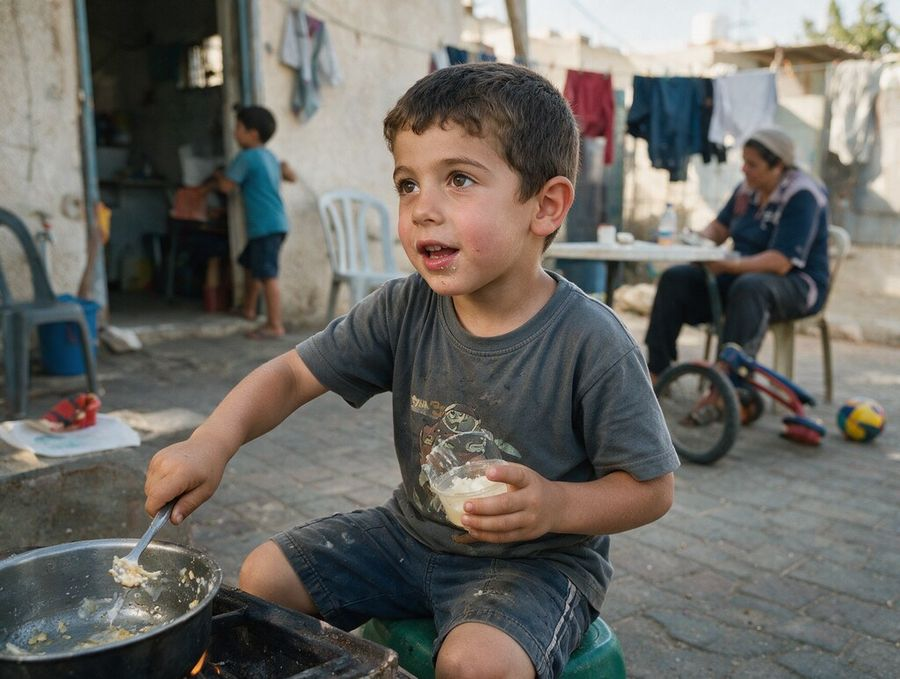
#> input picture assets/ai-child-a.jpg, 900 x 679 px
$ python cutout.py ../assets/ai-child-a.jpg ../assets/ai-child-b.jpg
#> lines starting #> are read from the running program, lines starting #| are printed output that depends on the picture; after the words box and inside, x2 and y2 are one past the last pixel; in counts of white or black regions, pixels touching at a corner belong together
import sys, numpy as np
from PIL import Image, ImageFilter
from scipy import ndimage as ndi
src, dst = sys.argv[1], sys.argv[2]
im = Image.open(src).convert('RGB')
#> im is the input picture: PIL image 900x679 RGB; mean R, G, B 107.7, 105.4, 100
a = np.asarray(im).astype(np.float32)
h, w, _ = a.shape
#> h = 679; w = 900
# sample the backdrop from the four borders, then measure distance to it
border = np.concatenate([a[:40].reshape(-1,3), a[-40:].reshape(-1,3), a[:, :40].reshape(-1,3), a[:, -40:].reshape(-1,3)])
bg = np.median(border, axis=0)
#> bg = [120, 122, 115]
lum = a.mean(axis=2); bgl = bg.mean()
#> after `lum = a.mean(axis=2)`:
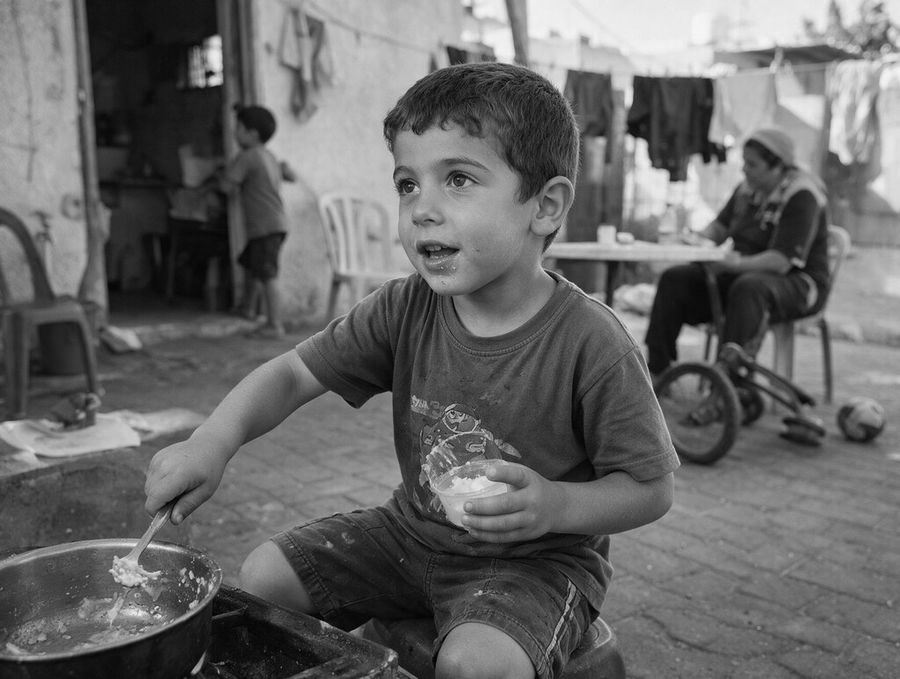
#> lum: shape (679, 900) float32; min 0, max 247.3, mean 104.4
#> after `bgl = bg.mean()`: bgl = 119
# backdrop = close to backdrop colour AND not much brighter than it (paper in shade stays paper)
d = np.sqrt(((a - bg) ** 2).sum(axis=2))
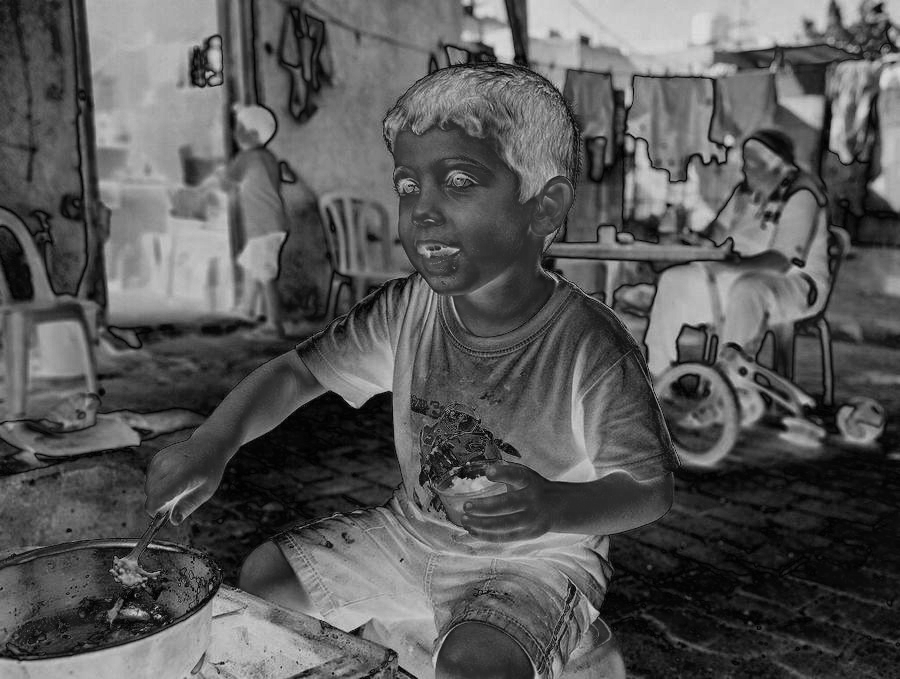
#> d: shape (679, 900) float32; min 1, max 222.3, mean 88.7
isbg = (d < 55) & (lum < bgl + 45)
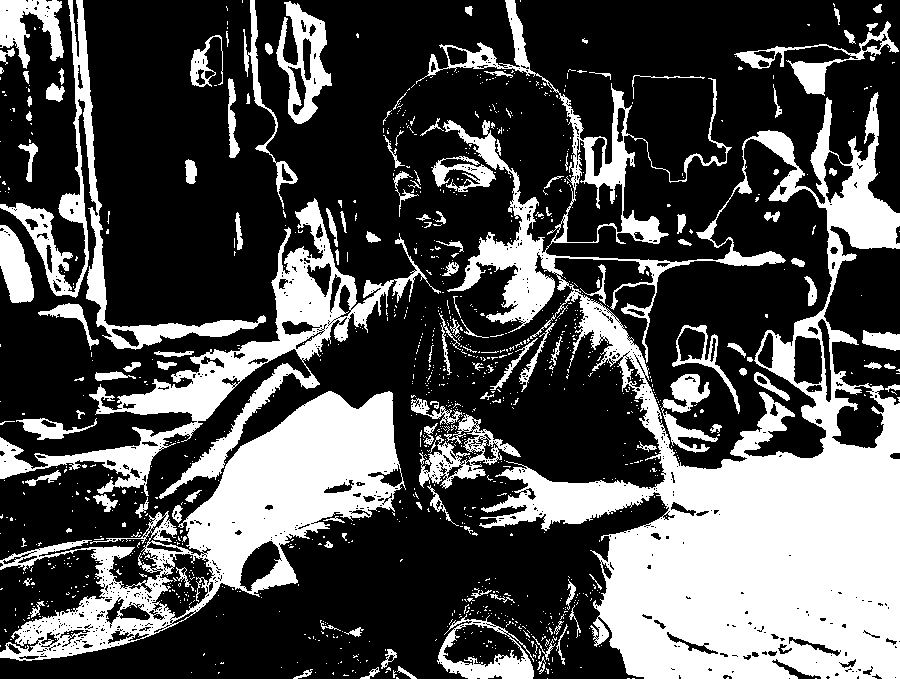
#> isbg: shape (679, 900) bool; 31.4% white; 1145 white regions (1009 under 20 px), largest, box (x1, y1, x2, y2) and area: (416, 0, 900, 679) 97906, (0, 391, 406, 661) 32290, (0, 198, 441, 499) 19226
isbg = ndi.binary_opening(isbg, iterations=2)
#> isbg: shape (679, 900) bool; 26.9% white; 244 white regions (51 under 20 px), largest, box (x1, y1, x2, y2) and area: (596, 337, 900, 679) 64258, (186, 391, 399, 612) 21708, (41, 248, 345, 488) 10666
lab, n = ndi.label(isbg)
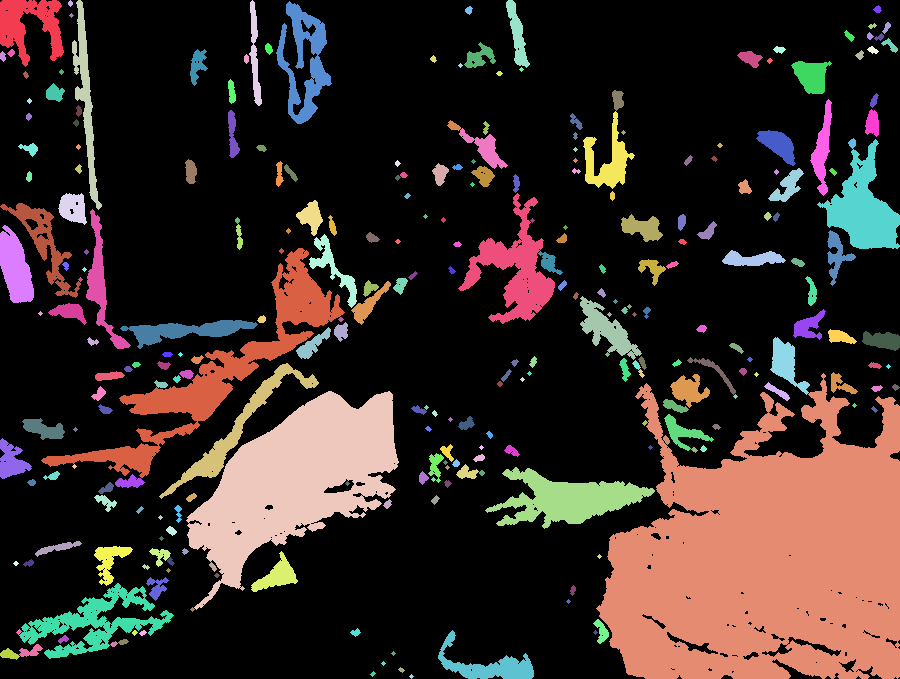
#> lab: shape (679, 900) int32; 276 distinct labels, from 0 to 275; one colour per label, 0 black
#> n = 275
sizes = ndi.sum(isbg, lab, range(1, n + 1))
#> sizes = 275 values, max 63262 at index 177, min 13 at index 8, mean 598.5
keep = np.isin(lab, 1 + np.where(sizes > h * w * 0.0015)[0])   # drop specks inside paper
#> keep: shape (679, 900) bool; 22% white; 19 white regions, largest, box (x1, y1, x2, y2) and area: (596, 337, 900, 679) 64199, (186, 391, 399, 610) 21629, (41, 248, 345, 478) 10330
paper = ~keep
paper = ndi.binary_fill_holes(ndi.binary_closing(paper, iterations=1)) & ~keep | paper
pl, pn = ndi.label(paper)
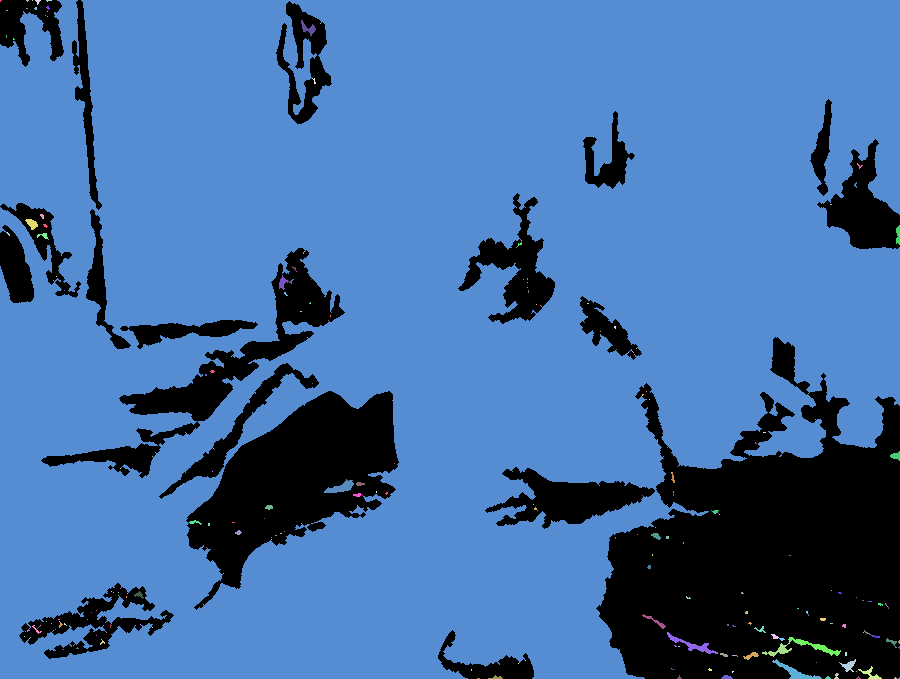
#> pl: shape (679, 900) int32; 259 distinct labels, from 0 to 258; one colour per label, 0 black
#> pn = 258
psz = ndi.sum(paper, pl, range(1, pn + 1))
#> psz = 258 values, max 473417 at index 5, min 1 at index 2, mean 1846.4
paper = np.isin(pl, 1 + np.where(psz > h * w * 0.01)[0])        # drop backdrop specks read as paper
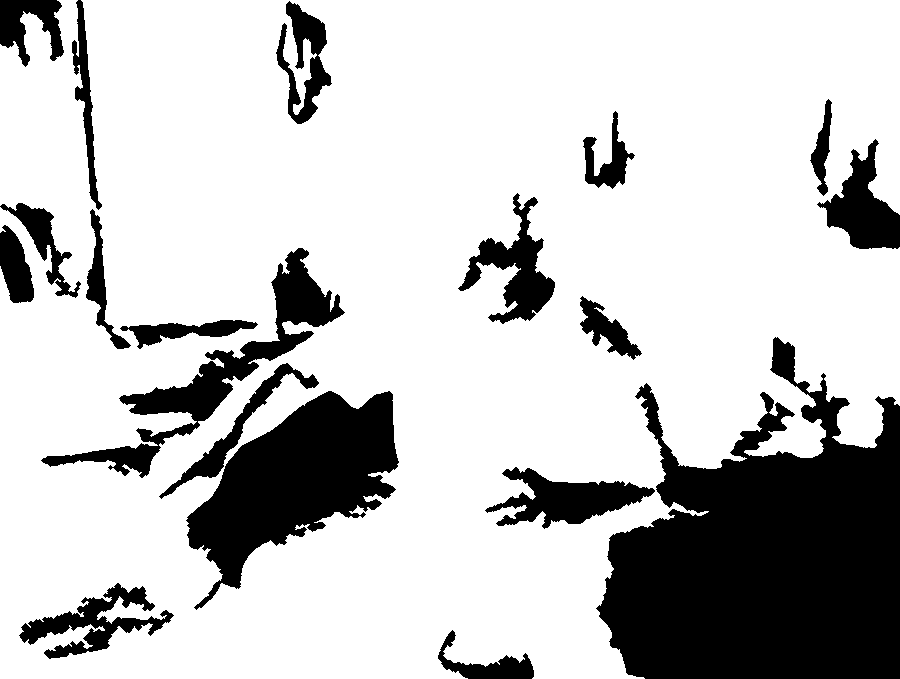
#> paper: shape (679, 900) bool; 77.5% white; 19 black regions, largest, box (x1, y1, x2, y2) and area: (596, 337, 900, 679) 65996, (186, 391, 399, 610) 21998, (41, 248, 345, 478) 10465
m = Image.fromarray((paper * 255).astype(np.uint8)).filter(ImageFilter.GaussianBlur(0.8))
rgba = im.copy(); rgba.putalpha(m); rgba.save(dst)
#> after `rgba.putalpha(m)`:
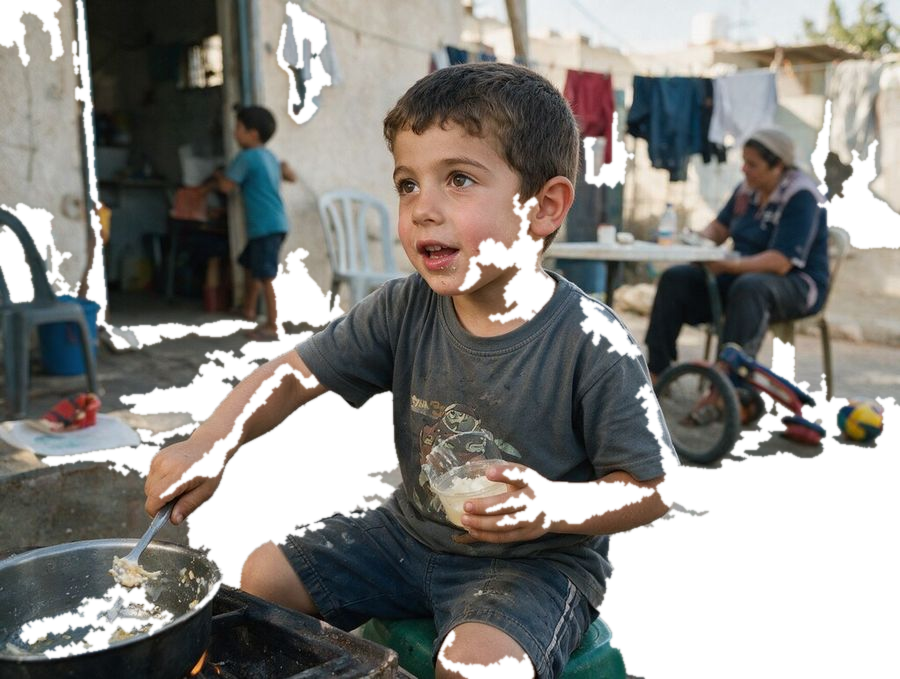
#> rgba: PIL image 900x679 RGBA; mean R, G, B, A 107.7, 105.4, 100, 197.5; transparent parts drawn white
print(dst, 'bg', bg.round(), f"paper={paper.mean():.2%}")
#| ../assets/ai-child-b.jpg bg [120. 122. 115.] paper=77.47%

$ run again, on assets/ai-home.jpg
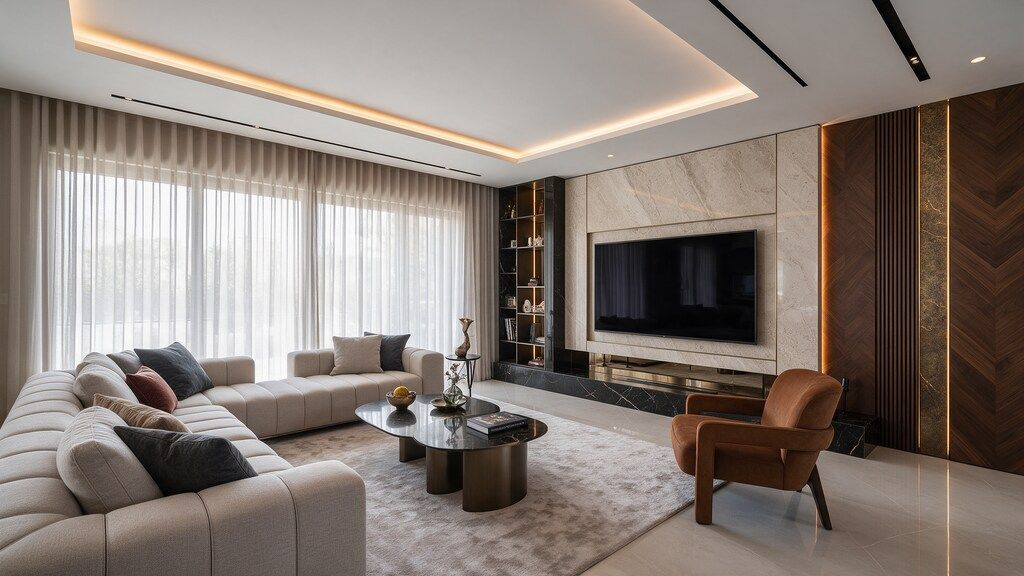
#> input picture assets/ai-home.jpg, 1024 x 576 px
#> im is the input picture: PIL image 1024x576 RGB; mean R, G, B 136.2, 125.3, 118.2
#> bg = [134, 125, 118]
#> bgl = 125.7
#> lab: shape (576, 1024) int32; 185 distinct labels, from 0 to 184
#> n = 184
#> sizes = 184 values, max 36855 at index 2, min 13 at index 20, mean 778
#> keep: shape (576, 1024) bool; 21.8% white; 21 white regions, largest, box (x1, y1, x2, y2) and area: (623, 0, 1024, 149) 36855, (583, 450, 948, 576) 24794, (377, 449, 653, 576) 10748
#> `pl, pn = ndi.label(paper)`:
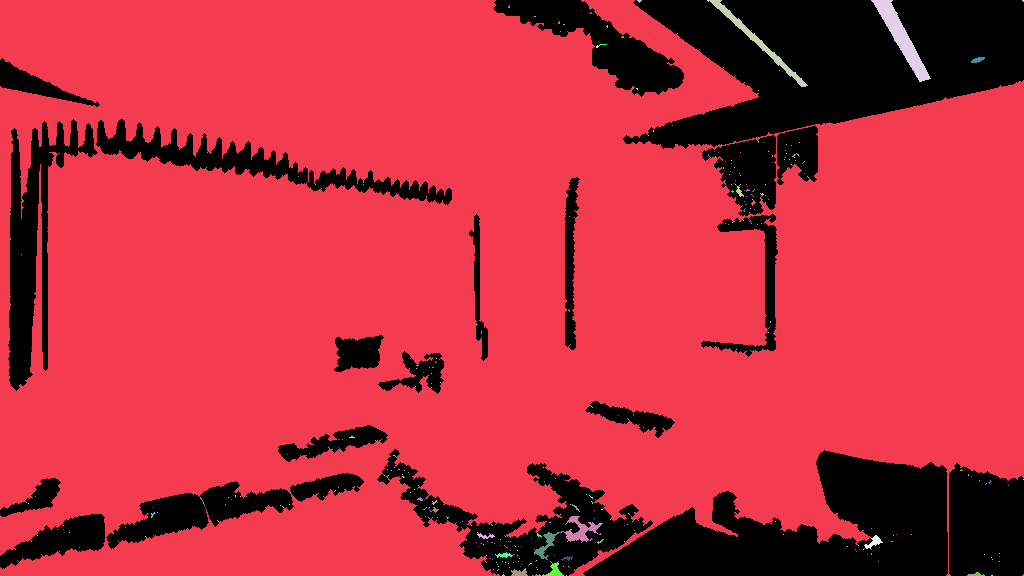
#> pl: shape (576, 1024) int32; 428 distinct labels, from 0 to 427; one colour per label, 0 black
#> pn = 427
#> psz = 427 values, max 457340 at index 0, min 1 at index 11, mean 1080.3
#> `rgba.putalpha(m)`:
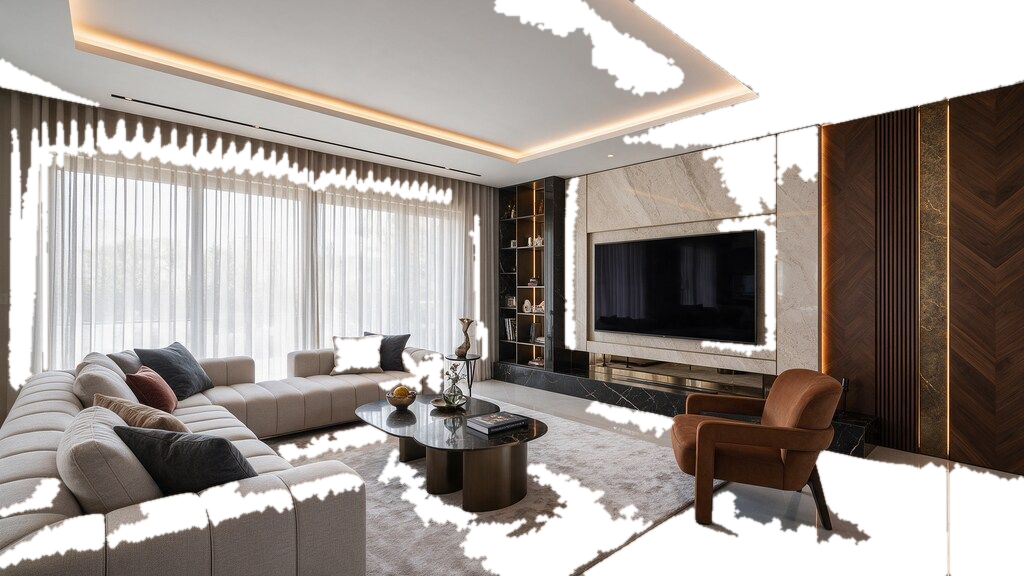
#> rgba: PIL image 1024x576 RGBA; mean R, G, B, A 136.2, 125.3, 118.2, 197.7; transparent parts drawn white
#| ../assets/ai-home.jpg bg [134. 125. 118.] paper=77.54%

$ run again, on assets/ai-portrait-a.jpg
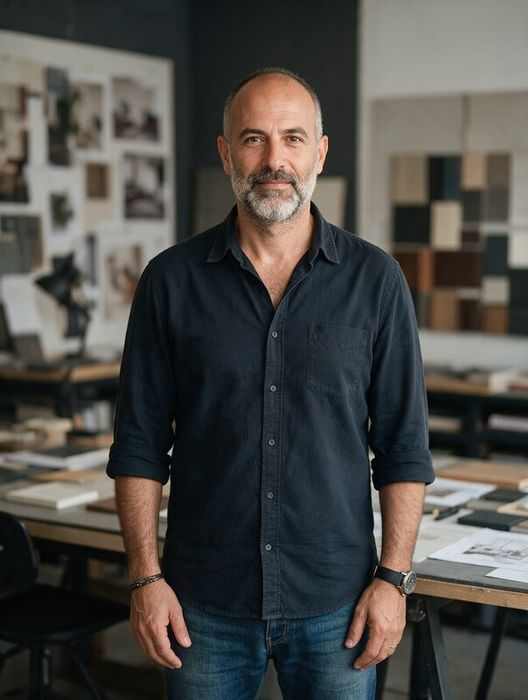
#> input picture assets/ai-portrait-a.jpg, 528 x 700 px
#> im is the input picture: PIL image 528x700 RGB; mean R, G, B 75.5, 74, 70.4
#> bg = [62, 64, 60]
#> bgl = 62
#> lab: shape (700, 528) int32; 120 distinct labels, from 0 to 119
#> n = 119
#> sizes = 119 values, max 53437 at index 1, min 13 at index 6, mean 1105.3
#> keep: shape (700, 528) bool; 32.8% white; 25 white regions, largest, box (x1, y1, x2, y2) and area: (228, 0, 528, 700) 65597, (0, 0, 192, 245) 11620, (194, 274, 262, 470) 4534
#> `pl, pn = ndi.label(paper)`:
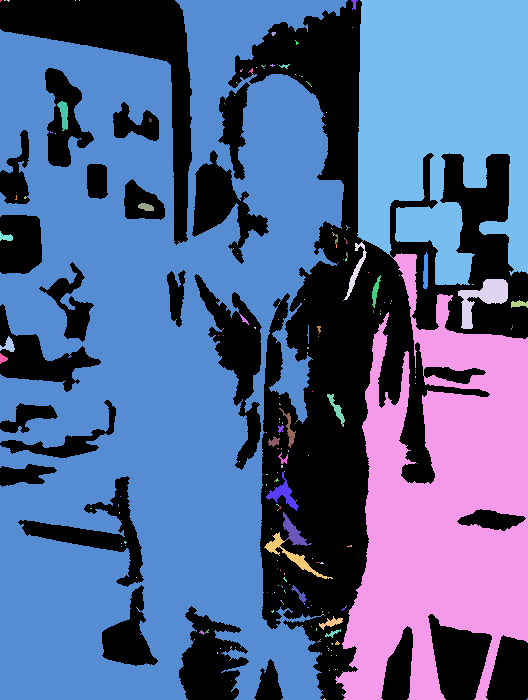
#> pl: shape (700, 528) int32; 258 distinct labels, from 0 to 257; one colour per label, 0 black
#> pn = 257
#> psz = 257 values, max 155849 at index 5, min 1 at index 3, mean 965.8
#> `rgba.putalpha(m)`:
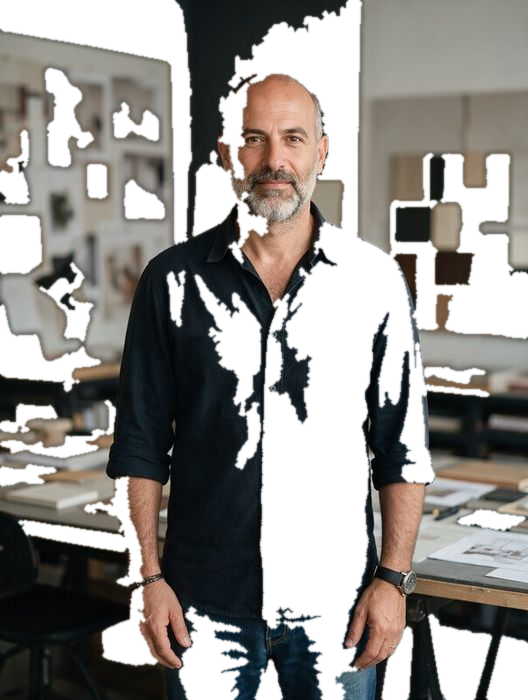
#> rgba: PIL image 528x700 RGBA; mean R, G, B, A 75.5, 74, 70.4, 167.9; transparent parts drawn white
#| ../assets/ai-portrait-a.jpg bg [62. 64. 60.] paper=65.84%

$ run again, on assets/ai-portrait-b.jpg
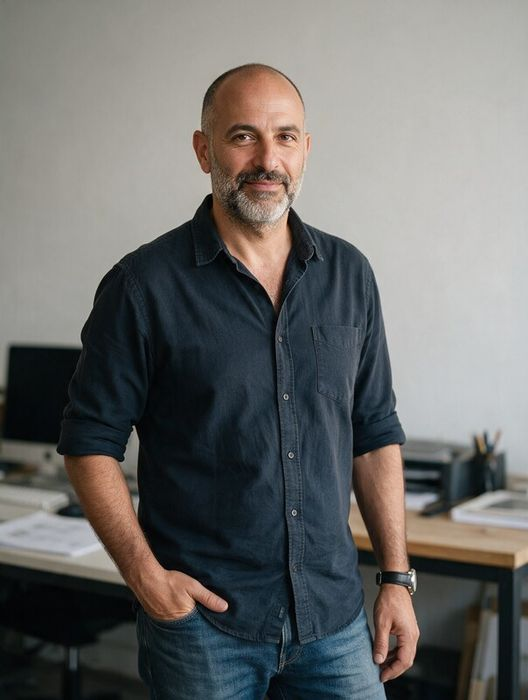
#> input picture assets/ai-portrait-b.jpg, 528 x 700 px
#> im is the input picture: PIL image 528x700 RGB; mean R, G, B 108, 108, 106.2
#> bg = [141, 141, 133]
#> bgl = 138.3
#> lab: shape (700, 528) int32; 68 distinct labels, from 0 to 67
#> n = 67
#> sizes = 67 values, max 56017 at index 0, min 13 at index 4, mean 1074.2
#> keep: shape (700, 528) bool; 18.1% white; 7 white regions, largest, box (x1, y1, x2, y2) and area: (0, 0, 340, 379) 56017, (404, 507, 528, 555) 3189, (0, 540, 124, 583) 1980
#> pl: shape (700, 528) int32; 54 distinct labels, from 0 to 53
#> pn = 53
#> psz = 53 values, max 302415 at index 2, min 1 at index 3, mean 5709.7
#> `rgba.putalpha(m)`:
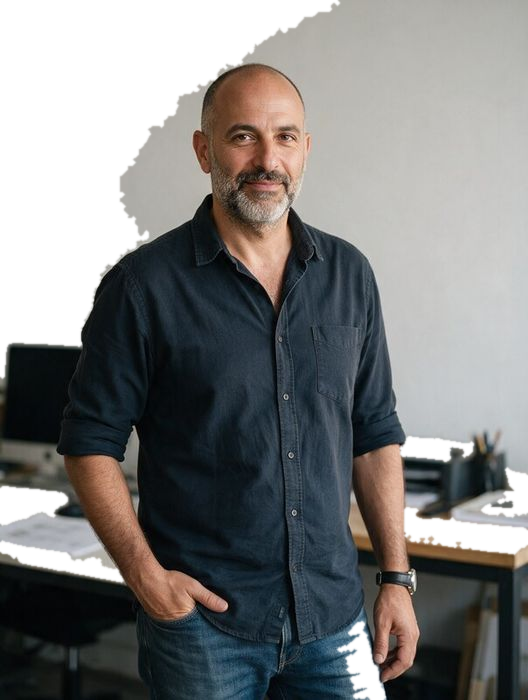
#> rgba: PIL image 528x700 RGBA; mean R, G, B, A 108, 108, 106.2, 208.6; transparent parts drawn white
#| ../assets/ai-portrait-b.jpg bg [141. 141. 133.] paper=81.82%
